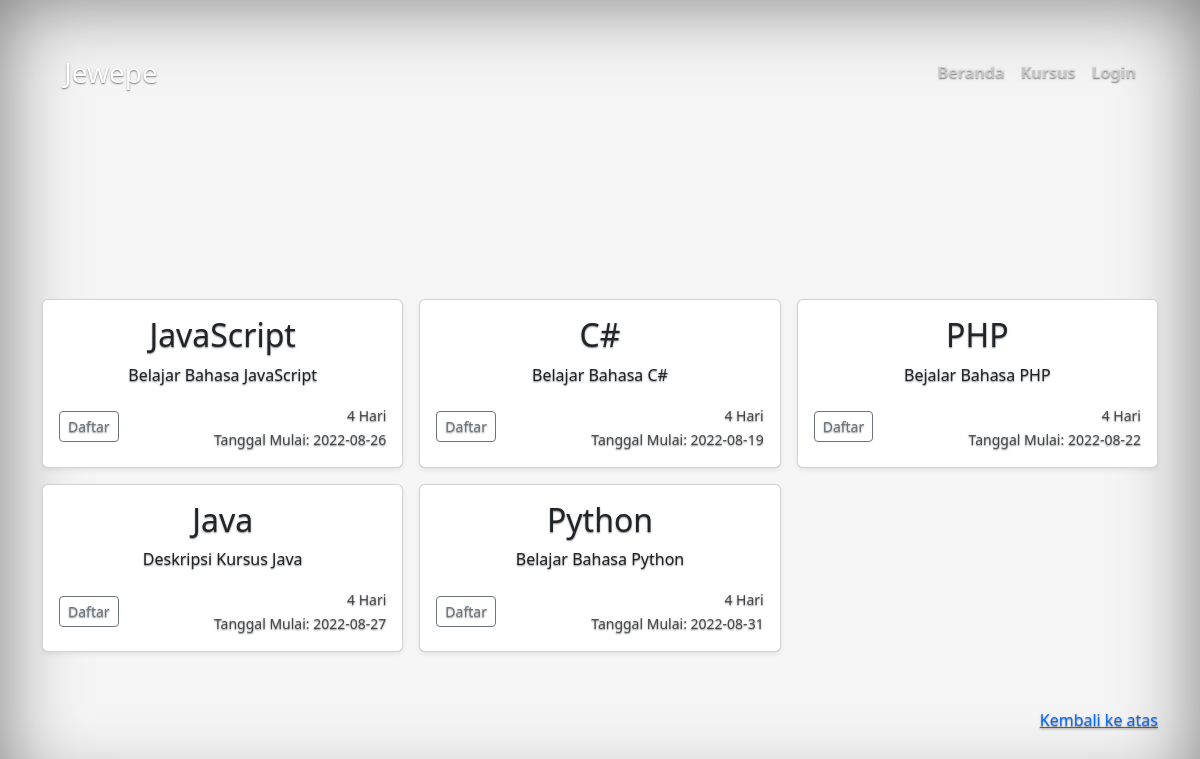
The page /course.php on the database its author committed.
### tables this page shows
CREATE TABLE `jadwal` (
  `id_jadwal` int(5) NOT NULL,
  `id_kursus` int(5) NOT NULL,
  `waktu_kursus` date NOT NULL
);

CREATE TABLE `course` (
  `id_kursus` int(5) NOT NULL,
  `nm_kursus` varchar(50) NOT NULL,
  `ket_kursus` text NOT NULL,
  `lama_kursus` int(40) NOT NULL
);

### course.php (the view, shortened to what this page needs)
<?php
  include "koneksi.php";
?>
<!doctype html>
<html lang="en">
<head>
  <link href="./dist/css/bootstrap.min.css" rel="stylesheet">
  <link href="style.css" rel="stylesheet">
</head>
<body class="d-flex h-100 text-center bg-anime">
  <div class="d-flex w-100 h-100 p-3 mx-auto flex-column">
    <header class="mb-auto px-5">
      <div class="text-white">
        <h3 class="float-md-start mb-0">Jewepe</h3>
        <nav class="nav nav-masthead justify-content-center float-md-end">
          <a class="nav-link fw-bold py-1 px-0" href="index.php">Beranda</a>
          <a class="nav-link fw-bold py-1 px-0" href="course.php">Kursus</a>
          <?php
              if (isset ($_SESSION["role"])=="pelajar") {
                echo '
                <a class="nav-link fw-bold py-1 px-0" href="logout.php">Log Out</a>
                ';
              }
              else {
                echo '
                <a class="nav-link fw-bold py-1 px-0" href="login.php">Login</a>
                ';
              }
            ?>
        </nav>
      </div>
    </header>
    <main>
      <div class="album py-5">
        <div class="container">
          <div class="row row-cols-1 row-cols-sm-2 row-cols-md-3 g-3">
            <?php
              $QUERY = mysqli_query($KONEKSI, "SELECT * FROM `jadwal` JOIN course ON jadwal.id_kursus=course.id_kursus");
              while ($DATA=mysqli_fetch_assoc($QUERY)) {
                if(!isset($_SESSION["id_login"])){
                  $ID_PELAJAR='nol';
                }else{
                  $ID_PELAJAR = $_SESSION["id_login"];
                }
                $ID_JADWAL = $DATA['id_jadwal'];
                $Q_JADWAL = mysqli_query($KONEKSI, "SELECT * FROM `laporan` WHERE `id_pelajar`='$ID_PELAJAR' AND `id_jadwal`='$ID_JADWAL'");
                  echo '
                    <div class="col">
                    <div class="card shadow-sm">
                    <div class="card-body">
                    <h2 class="card-text">'.$DATA['nm_kursus'].'</h2>
                      <p class="card-text">'.$DATA['ket_kursus'].'</p>
                          <div class="d-flex justify-content-between align-items-center">
                          <div class="btn-group">';
                          if(mysqli_num_rows($Q_JADWAL) < 1){
                            echo '
                              <a href="daftar-config.php?id_pelajar='.$ID_PELAJAR.'&id_jadwal='.$ID_JADWAL.'" class="btn btn-sm btn-outline-secondary">Daftar</a>
                            ';
                          }else{
                            echo '
                              <a href="daftar-config.php?id_pelajar='.$ID_PELAJAR.'&id_jadwal='.$ID_JADWAL.'" class="btn btn-sm btn-success">Lihat Kartu</a>
                            ';
                          }
                            echo
                            '</div>
                            <div style="text-align: right">
                              <small class="text-muted">'.$DATA['lama_kursus'].' Hari</small>
                              <br>
                              <small class="text-muted">Tanggal Mulai: '.$DATA['waktu_kursus'].'</small>
                            </div>
                          </div>
                        </div>
                      </div>
                    </div>
                  ';
                }
            ?>
          </div>
        </div>
      </div>
    </main>
    <footer class="text-muted">
      <div class="container">
        <p class="float-end mb-1 py-2">
          <a href="#">Kembali ke atas</a>
        </p>
      </div>
    </footer>
</body>
</html>

### style.css (style rules this page uses)
body { text-shadow: 0 .05rem .1rem rgba(0, 0, 0, .5); box-shadow: inset 0 0 5rem rgba(0, 0, 0, .5); }
.nav-masthead .nav-link { color: rgba(255, 255, 255, .5); border-bottom: .25rem solid transparent; }
.nav-masthead .nav-link + .nav-link { margin-left: 1rem; }
html, body { height: 100%; }
body { display: flex; align-items: center; padding-top: 40px; padding-bottom: 40px; background-color: #f5f5f5; }
.bg-anime { background-image: url("background (2).jpg"); background-repeat: no-repeat; background-position: center; background-size: cover; }

### rows shown on the page
jadwal: id_kursus.nm_kursus "JavaScript", id_kursus.ket_kursus "Belajar Bahasa JavaScript", id_kursus.lama_kursus "4", waktu_kursus "2022-08-26"
jadwal: id_kursus.nm_kursus "C#", id_kursus.ket_kursus "Belajar Bahasa C#", id_kursus.lama_kursus "4", waktu_kursus "2022-08-19"
jadwal: id_kursus.nm_kursus "PHP", id_kursus.ket_kursus "Bejalar Bahasa PHP", id_kursus.lama_kursus "4", waktu_kursus "2022-08-22"
jadwal: id_kursus.nm_kursus "Java", id_kursus.ket_kursus "Deskripsi Kursus Java", id_kursus.lama_kursus "4", waktu_kursus "2022-08-27"
jadwal: id_kursus.nm_kursus "Python", id_kursus.ket_kursus "Belajar Bahasa Python", id_kursus.lama_kursus "4", waktu_kursus "2022-08-31"
